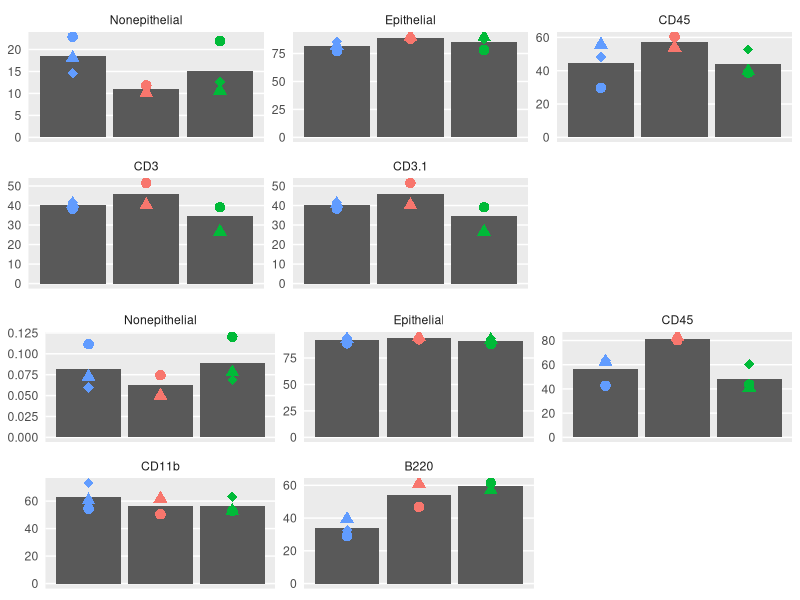

Write R code to recreate this figure.
library(reshape)
library(ggplot2)
library(gridExtra)

aa = read.csv("./data/flowData/flowData.csv",sep="\t")
bb = aa

# Panel A
# Percentage of epithelial and non-epithelial
cc = bb[ bb$Panel=="A", ]
cc$Epithelial = 100-cc$Nonepithelial/cc$Singlets*100
cc$CD3 = cc$CD3 / cc$CD45 * 100
cc$CD45 = cc$CD45 / cc$Nonepithelial * 100
cc$Nonepithelial = cc$Nonepithelial / cc$Singlets * 100

dd = cc[,c(1,5,10,6,7,7)]
dd$Toxin = c("Sham","Sham","Sham","B","B","B","A","A")
araw = melt(dd,id.vars=c("ID","Toxin"))
araw$ID = factor(araw$ID)

mytheme = theme( panel.grid.minor = element_blank(),
                 panel.grid.major.x = element_blank(),
                 legend.position="none",
                 strip.background=element_blank(),
                 axis.ticks=element_blank(),
                 axis.title=element_blank(),
                 axis.text.x=element_blank())
a = ggplot( data=araw, aes(x=Toxin,y=value) ) +
  stat_summary(fun.y="mean",geom="bar") +
  geom_point( aes(shape=ID,color=Toxin), size=3.2 ) +
  facet_wrap( ~ variable, scale="free" ) +
  scale_shape_manual(values=c(16:18,16:18,16:17)) +
  scale_x_discrete(limits=c("Sham","A","B")) + 
  mytheme

# Do t-tests to see if there are differences
pp = list()
for( type in c("Epithelial","Nonepithelial","CD45","CD3") ) {
  bc = t.test(dd[1:3,type],dd[4:6,type])
  ac = t.test(dd[1:3,type],dd[7:8,type])
  ab = t.test(dd[4:6,type],dd[7:8,type])
  pp[[type]] = c( ac=ac$p.value, bc=bc$p.value, ab=ab$p.value )
}
pp1=pp

# Panel B
cc = bb[ bb$Panel=="B", ]
cc$CD11b = cc$CD11b / cc$CD45 * 100
cc$B220 = cc$B220 / cc$CD45 * 100
cc$CD45 = cc$CD45 / cc$Nonepithelial * 100
cc$Epithelial = 100-cc$Nonepithelial/cc$Singlets*100
cc$Nonepithelial = cc$Nonepithelial / cc$Singlets

dd = cc[, c(1,5,10,6,8,9)]
dd$Toxin = c("Sham","Sham","Sham","B","B","B","A","A")
braw = melt(dd,id.vars=c("ID","Toxin"))
braw$ID = factor(braw$ID)

b = ggplot( data=braw, aes(x=Toxin,y=value) ) +
  stat_summary(fun.y="mean",geom="bar") +
  geom_point( aes(shape=ID,color=Toxin), size=3.2 ) +
  facet_wrap( ~ variable, scale="free" ) +
  scale_shape_manual(values=c(16:18,16:18,16:17)) +
  scale_x_discrete(limits=c("Sham","A","B")) +
  mytheme

pp = list()
for( type in c("Epithelial","Nonepithelial","CD45","CD11b","B220") ) {
  bc = t.test(dd[1:3,type],dd[4:6,type])
  ac = t.test(dd[1:3,type],dd[7:8,type])
  ab = t.test(dd[4:6,type],dd[7:8,type])
  pp[[type]] = c( ac=ac$p.value, bc=bc$p.value, ab=ab$p.value )
}
pp2 = pp

grid.arrange(a,b)
